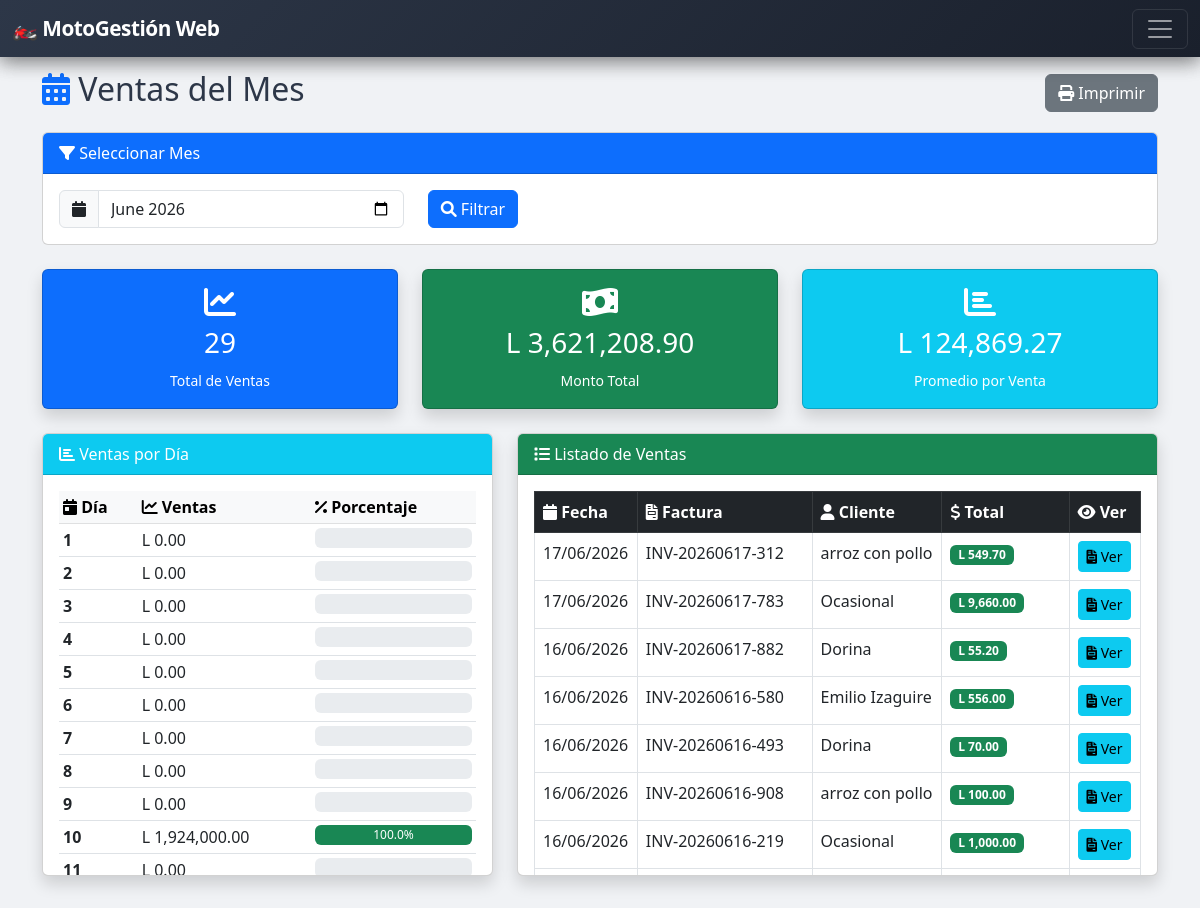
The page /monthly_sales.php (signed in) on the database its author committed.
### tables this page shows
CREATE TABLE `sales` (
  `id` int(11) NOT NULL,
  `invoice_number` varchar(50) NOT NULL,
  `client_id` int(11) DEFAULT NULL,
  `sale_date` datetime DEFAULT current_timestamp(),
  `total` decimal(10,2) NOT NULL,
  `subtotal` decimal(10,2) DEFAULT 0.00,
  `tax` decimal(10,2) DEFAULT 0.00,
  `tax_rate` decimal(5,2) DEFAULT 15.00,
  `total_cost` decimal(10,2) DEFAULT 0.00,
  `total_profit` decimal(10,2) DEFAULT 0.00,
  `user_id` int(11) NOT NULL,
  `status` enum('pendiente','pagado','cancelado') DEFAULT 'pendiente',
  `payment_method` varchar(50) DEFAULT NULL,
  `change_amount` decimal(10,2) DEFAULT 0.00,
  `payment_date` datetime DEFAULT NULL,
  `cashier_id` int(11) DEFAULT NULL,
  `cashier_name` varchar(100) DEFAULT NULL
);

CREATE TABLE `clients` (
  `id` int(11) NOT NULL,
  `name` varchar(100) NOT NULL,
  `email` varchar(100) DEFAULT NULL,
  `phone` varchar(20) DEFAULT NULL,
  `address` text DEFAULT NULL,
  `created_at` timestamp NULL DEFAULT current_timestamp()
);

### monthly_sales.php (the view, shortened to what this page needs)
<?php
require_once '../../config/database.php';
$currentMonth = date('Y-m');
$month = $_GET['month'] ?? $currentMonth;
$sales = $pdo->prepare("
    SELECT s.*, c.name as client_name, u.fullname as user_name,
           DATE(s.sale_date) as sale_day
    FROM sales s
    LEFT JOIN clients c ON s.client_id = c.id
    LEFT JOIN users u ON s.user_id = u.id
    WHERE DATE_FORMAT(s.sale_date, '%Y-%m') = ?
    ORDER BY s.sale_date DESC
");
$sales->execute([$month]);
$sales = $sales->fetchAll();
$total = array_sum(array_column($sales, 'total'));
$totalSales = count($sales);
$salesByDay = [];
foreach ($sales as $s) {
    $day = date('d', strtotime($s['sale_date']));
    if (!isset($salesByDay[$day])) {
        $salesByDay[$day] = 0;
    }
    $salesByDay[$day] += $s['total'];
}
include '../../includes/header.php';
include '../../includes/sidebar.php';
?>
<div class="container mt-4">
    <div class="d-flex justify-content-between align-items-center mb-3">
        <h2><i class="fas fa-calendar-alt text-primary"></i> Ventas del Mes</h2>
        <div>
            <button onclick="window.print()" class="btn btn-secondary">
                <i class="fas fa-print"></i> Imprimir
            </button>
        </div>
    </div>
    <div class="card mb-4">
        <div class="card-header bg-primary text-white">
            <i class="fas fa-filter"></i> Seleccionar Mes
        </div>
        <div class="card-body">
            <form method="GET" class="row">
                <div class="col-md-4">
                    <div class="input-group">
                        <span class="input-group-text"><i class="fas fa-calendar"></i></span>
                        <input type="month" name="month" class="form-control" value="<?= $month ?>">
                    </div>
                </div>
                <div class="col-md-2">
                    <button type="submit" class="btn btn-primary">
                        <i class="fas fa-search"></i> Filtrar
                    </button>
                </div>
            </form>
        </div>
    </div>
    <div class="row mb-4">
        <div class="col-md-4">
            <div class="card bg-primary text-white shadow">
                <div class="card-body text-center">
                    <i class="fas fa-chart-line fa-2x mb-2"></i>
                    <h3><?= number_format($totalSales) ?></h3>
                    <small>Total de Ventas</small>
                </div>
            </div>
        </div>
        <div class="col-md-4">
            <div class="card bg-success text-white shadow">
                <div class="card-body text-center">
                    <i class="fas fa-money-bill-wave fa-2x mb-2"></i>
                    <h3>L <?= number_format($total, 2) ?></h3>
                    <small>Monto Total</small>
                </div>
            </div>
        </div>
        <div class="col-md-4">
            <div class="card bg-info text-white shadow">
                <div class="card-body text-center">
                    <i class="fas fa-chart-bar fa-2x mb-2"></i>
                    <h3>L <?= number_format($totalSales > 0 ? $total / $totalSales : 0, 2) ?></h3>
                    <small>Promedio por Venta</small>
                </div>
            </div>
        </div>
    </div>
    <div class="row">
        <div class="col-md-5">
            <div class="card shadow">
                <div class="card-header bg-info text-white">
                    <i class="fas fa-chart-bar"></i> Ventas por Día
                </div>
                <div class="card-body" style="max-height: 400px; overflow-y: auto;">
                    <table class="table table-sm table-hover">
                        <thead class="table-light">
                            <tr>
                                <th><i class="fas fa-calendar-day"></i> Día</th>
                                <th><i class="fas fa-chart-line"></i> Ventas</th>
                                <th><i class="fas fa-percent"></i> Porcentaje</th>
                            </tr>
                        </thead>
                        <tbody>
                            <?php
                            $daysInMonth = date('t', strtotime($month . '-01'));
                            $maxSale = max($salesByDay);
                            for ($i = 1; $i <= $daysInMonth; $i++):
                                $day = str_pad($i, 2, '0', STR_PAD_LEFT);
                                $amount = $salesByDay[$day] ?? 0;
                                $barWidth = $maxSale > 0 ? ($amount / $maxSale) * 100 : 0;
                            ?>
                                <tr>
                                    <td><strong><?= $i ?></strong></td>
                                    <td>L <?= number_format($amount, 2) ?></td>
                                    <td>
                                        <div class="progress" style="height: 20px;">
                                            <div class="progress-bar bg-success" style="width: <?= $barWidth ?>%">
                                                <?= $barWidth > 10 ? number_format($barWidth, 1) . '%' : '' ?>
                                            </div>
                                        </div>
                                    </td>
                                </tr>
                            <?php endfor; ?>
                        </tbody>
                    </table>
                </div>
            </div>
        </div>
        <div class="col-md-7">
            <div class="card shadow">
                <div class="card-header bg-success text-white">
                    <i class="fas fa-list"></i> Listado de Ventas
                </div>
                <div class="card-body" style="max-height: 400px; overflow-y: auto;">
                    <?php if (empty($sales)): ?>
                        <div class="alert alert-warning text-center">
                            <i class="fas fa-info-circle"></i> No hay ventas en este mes.
                        </div>
                    <?php else: ?>
                        <table class="table table-bordered table-hover">
                            <thead class="table-dark">
                                <tr>
                                    <th><i class="fas fa-calendar"></i> Fecha</th>
                                    <th><i class="fas fa-file-invoice"></i> Factura</th>
                                    <th><i class="fas fa-user"></i> Cliente</th>
                                    <th><i class="fas fa-dollar-sign"></i> Total</th>
                                    <th><i class="fas fa-eye"></i> Ver</th>
                                </tr>
                            </thead>
                            <tbody>
                                <?php foreach ($sales as $s): ?>
                                    <tr>
                                        <td><?= date('d/m/Y', strtotime($s['sale_date'])) ?></td>
                                        <td><?= htmlspecialchars($s['invoice_number']) ?></td>
                                        <td><?= htmlspecialchars($s['client_name'] ?? 'Ocasional') ?></td>
                                        <td><span class="badge bg-success">L <?= number_format($s['total'], 2) ?></span></td>
                                        <td><a href="/modules/sales/invoice_detail.php?id=<?= $s['id'] ?>" class="btn btn-sm btn-info">
                                            <i class="fas fa-file-invoice"></i> Ver
                                        </a></td>
                                    </tr>
                                <?php endforeach; ?>
                            </tbody>
                        </table>
                    <?php endif; ?>
                </div>
            </div>
        </div>
    </div>
</div>
<?php include '../../includes/footer.php'; ?>

### style.css (style rules this page uses)
:root { --primary: #667eea; --primary-dark: #5a67d8; --primary-gradient: linear-gradient(135deg, #667eea 0%, #764ba2 100%); --primary-light: #7c8cf5; --secondary: #764ba2; --success: #48bb78; --warning: #ed8936; --danger: #fc8181; --info: #63b3ed; --dark: #2d3748; --light: #f7fafc; --shadow: 0 10px 40px rgba(102, 126, 234, 0.15); --shadow-hover: 0 20px 60px rgba(102, 126, 234, 0.25); --radius: 20px; --radius-sm: 12px; }
body { background: #f0f2f5; font-family: 'Segoe UI', system-ui, -apple-system, sans-serif; color: #2d3748; }

### header.php (style rules this page uses)
.fas, .far, .fab { font-family: "Font Awesome 6 Free"; }
.fas { font-weight: 900; }

### rows shown on the page
sales: sale_date "17/06/2026", invoice_number "INV-20260617-312", client.name "arroz con pollo", total "549.70"
sales: sale_date "17/06/2026", invoice_number "INV-20260617-783", client_name "Ocasional", total "9,660.00"
sales: sale_date "16/06/2026", invoice_number "INV-20260617-882", client.name "Dorina", total "55.20"
sales: sale_date "16/06/2026", invoice_number "INV-20260616-580", client.name "Emilio Izaguire", total "556.00"
sales: sale_date "16/06/2026", invoice_number "INV-20260616-493", client.name "Dorina", total "70.00"
sales: sale_date "16/06/2026", invoice_number "INV-20260616-908", client.name "arroz con pollo", total "100.00"
sales: sale_date "16/06/2026", invoice_number "INV-20260616-219", client_name "Ocasional", total "1,000.00"

### other values the page prints
$totalSales "29"
$total "3,621,208.90"
$totalSales > 0 ? $total / $totalSales : 0 "124,869.27"
$amount "0.00"
$amount "1,924,000.00"
$barWidth "100.0"
